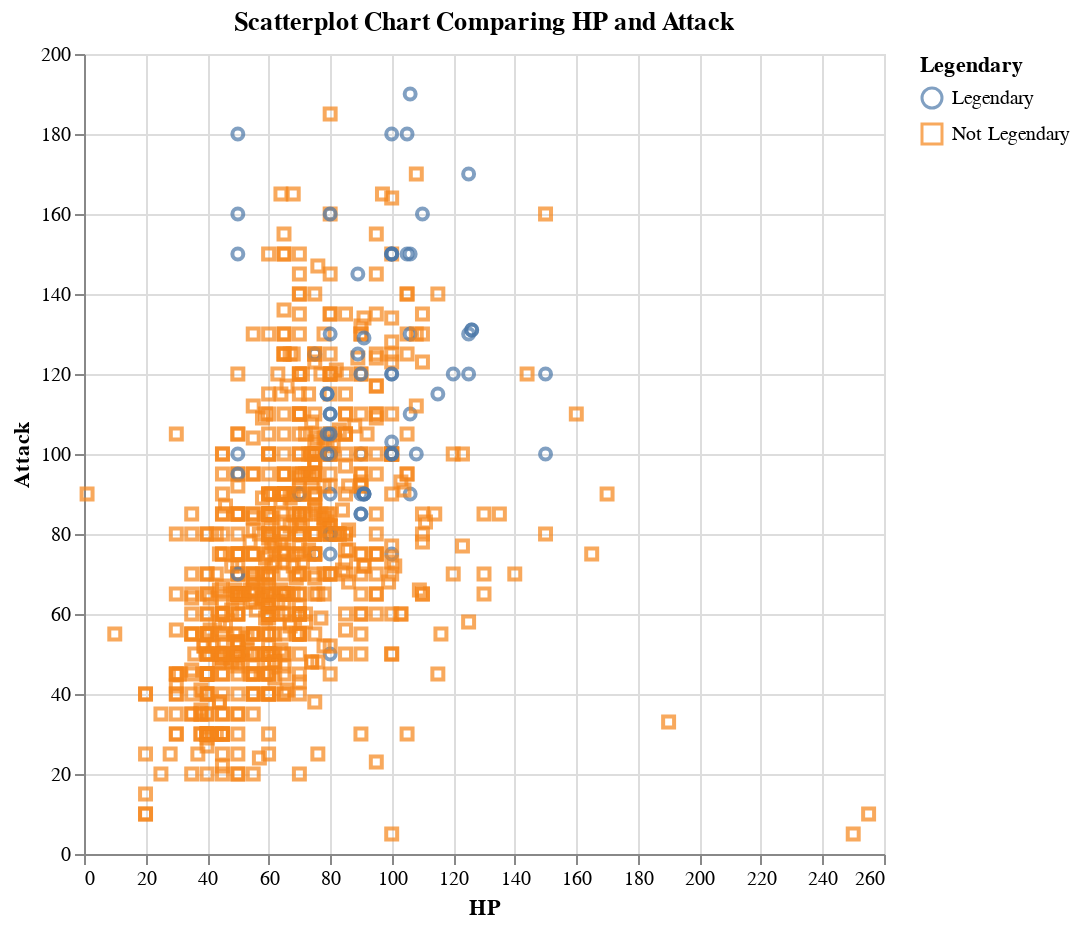

The notebook cell this image was saved under:
### Markdown cell above
# Comparing HP and Attack

### Code cell
alt.Chart(df).mark_point().encode(
    x = 'HP',
    y = 'Attack',
    color = 'Legendary',
    shape = 'Legendary'
             #change the title of the chart
).properties(title = 'Scatterplot Chart Comparing HP and Attack', 
             width=400, #change the width of the chart
             height=400) #change the height of the chart

### Figure 1 — Vega-Lite specification as saved in the notebook (floating-point values rounded to 4 significant figures; data arrays with more than 128 entries replaced by an {"elided": "..."} marker saying what was removed)
{"config": {"view": {"continuousWidth": 400, "continuousHeight": 300}}, "data": {"name": "data-fbdf2a68ecfe78e2ab7cee9101439b7d"}, "mark": "point", "encoding": {"color": {"field": "Legendary", "type": "nominal"}, "shape": {"field": "Legendary", "type": "nominal"}, "x": {"field": "HP", "type": "quantitative"}, "y": {"field": "Attack", "type": "quantitative"}}, "height": 400, "title": "Scatterplot Chart Comparing HP and Attack", "width": 400, "$schema": "https://vega.github.io/schema/vega-lite/v4.17.0.json", "datasets": {"data-fbdf2a68ecfe78e2ab7cee9101439b7d": {"elided": "800 records"}}}
